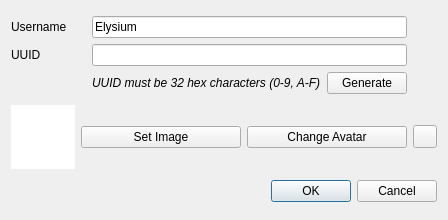
<?xml version="1.0" encoding="UTF-8"?>
<ui version="4.0">
 <class>NewUserDialog</class>
 <widget class="QDialog" name="NewUserDialog">
  <property name="geometry">
   <rect>
    <x>0</x>
    <y>0</y>
    <width>448</width>
    <height>220</height>
   </rect>
  </property>
  <property name="windowTitle">
   <string>New User</string>
  </property>
  <layout class="QGridLayout" name="gridLayout_2">
   <item row="2" column="1" colspan="3">
    <widget class="QDialogButtonBox" name="buttonBox">
     <property name="orientation">
      <enum>Qt::Orientation::Horizontal</enum>
     </property>
     <property name="standardButtons">
      <set>QDialogButtonBox::StandardButton::Cancel|QDialogButtonBox::StandardButton::Ok</set>
     </property>
    </widget>
   </item>
   <item row="1" column="2">
    <widget class="QPushButton" name="setAvatar">
     <property name="text">
      <string>Change Avatar</string>
     </property>
    </widget>
   </item>
   <item row="1" column="1">
    <widget class="QPushButton" name="selectImage">
     <property name="text">
      <string>Set Image</string>
     </property>
    </widget>
   </item>
   <item row="1" column="3">
    <widget class="QToolButton" name="revert">
     <property name="text">
      <string/>
     </property>
    </widget>
   </item>
   <item row="0" column="0" colspan="4">
    <layout class="QGridLayout" name="gridLayout">
     <item row="1" column="0">
      <widget class="QLabel" name="label">
       <property name="text">
        <string>UUID</string>
       </property>
      </widget>
     </item>
     <item row="0" column="1" colspan="2">
      <widget class="QLineEdit" name="username">
       <property name="text">
        <string>Elysium</string>
       </property>
      </widget>
     </item>
     <item row="1" column="1" colspan="2">
      <widget class="QLineEdit" name="uuid"/>
     </item>
     <item row="0" column="0">
      <widget class="QLabel" name="label_2">
       <property name="text">
        <string>Username</string>
       </property>
      </widget>
     </item>
     <item row="2" column="1">
      <widget class="QLabel" name="label_3">
       <property name="font">
        <font>
         <italic>true</italic>
        </font>
       </property>
       <property name="text">
        <string>UUID must be 32 hex characters (0-9, A-F)</string>
       </property>
      </widget>
     </item>
     <item row="2" column="2">
      <widget class="QPushButton" name="generate">
       <property name="text">
        <string>Generate</string>
       </property>
      </widget>
     </item>
     <item row="1" column="3">
      <widget class="QLabel" name="uuidVerified">
       <property name="sizePolicy">
        <sizepolicy hsizetype="Fixed" vsizetype="Preferred">
         <horstretch>0</horstretch>
         <verstretch>0</verstretch>
        </sizepolicy>
       </property>
       <property name="minimumSize">
        <size>
         <width>24</width>
         <height>0</height>
        </size>
       </property>
      </widget>
     </item>
     <item row="0" column="3">
      <widget class="QLabel" name="usernameVerified">
       <property name="text">
        <string/>
       </property>
      </widget>
     </item>
    </layout>
   </item>
   <item row="1" column="0">
    <widget class="QGraphicsView" name="image">
     <property name="sizePolicy">
      <sizepolicy hsizetype="Expanding" vsizetype="Expanding">
       <horstretch>0</horstretch>
       <verstretch>0</verstretch>
      </sizepolicy>
     </property>
     <property name="minimumSize">
      <size>
       <width>64</width>
       <height>64</height>
      </size>
     </property>
     <property name="maximumSize">
      <size>
       <width>64</width>
       <height>64</height>
      </size>
     </property>
     <property name="frameShape">
      <enum>QFrame::Shape::NoFrame</enum>
     </property>
     <property name="frameShadow">
      <enum>QFrame::Shadow::Plain</enum>
     </property>
     <property name="verticalScrollBarPolicy">
      <enum>Qt::ScrollBarPolicy::ScrollBarAlwaysOff</enum>
     </property>
     <property name="horizontalScrollBarPolicy">
      <enum>Qt::ScrollBarPolicy::ScrollBarAlwaysOff</enum>
     </property>
     <property name="interactive">
      <bool>false</bool>
     </property>
    </widget>
   </item>
  </layout>
 </widget>
 <resources/>
 <connections>
  <connection>
   <sender>buttonBox</sender>
   <signal>accepted()</signal>
   <receiver>NewUserDialog</receiver>
   <slot>accept()</slot>
   <hints>
    <hint type="sourcelabel">
     <x>248</x>
     <y>254</y>
    </hint>
    <hint type="destinationlabel">
     <x>157</x>
     <y>274</y>
    </hint>
   </hints>
  </connection>
  <connection>
   <sender>buttonBox</sender>
   <signal>rejected()</signal>
   <receiver>NewUserDialog</receiver>
   <slot>reject()</slot>
   <hints>
    <hint type="sourcelabel">
     <x>316</x>
     <y>260</y>
    </hint>
    <hint type="destinationlabel">
     <x>286</x>
     <y>274</y>
    </hint>
   </hints>
  </connection>
 </connections>
</ui>
